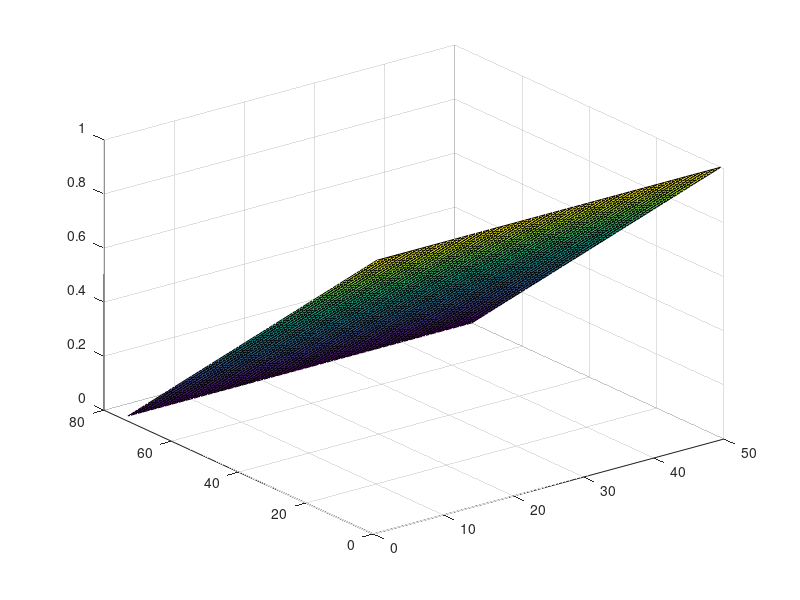

This figure's MATLAB source:
clearvars
clearvars -GLOBAL
close all 


global C

C.q_0 = 1.60217653e-19;             % electron charge
    C.hb = 1.054571596e-34;             % Dirac constant
    C.h = C.hb * 2 * pi;                % Planck constant
    C.m_0 = 9.10938215e-31;             % electron mass
    C.kb = 1.3806504e-23;               % Boltzmann constant
    C.eps_0 = 8.854187817e-12;          % vacuum permittivity
    C.mu_0 = 1.2566370614e-6;           % vacuum permeability
    C.c = 299792458;                    % speed of light
    C.g = 9.80665;
    
    
L = 75;
W = 50;

G = sparse(L*W,L*W);
R = zeros(L*W,1);

for i =1:1:L
    for j =1:1:W
        n = j+(i-1)*W;
        nxm = j+(i-2)*W;
        nxp = j+i*W;
        nyp = j+1+ (i-1)*W;
        nym = j-1+ (i-1)*W;
        
        if(i==1)
            G(n,:) = 0;
            G(n,n) = 1;
            R(n) = 1;
        elseif(i==L)
            G(n,:) = 0;
            G(n,n) = 1;
            R(n) = 0;
        elseif(j==1)
            G(n,:) = 0;
            G(n,n) = -3;
            G(n,nyp) = 1;
            G(n,nxp) = 1;
            G(n,nxm) = 1;
        elseif(j==W)
            G(n,:) = 0;
            G(n,n) = -3;
            G(n,nym) = 1;
            G(n,nxp) = 1;
            G(n,nxm) = 1;
        else          
            G(n,:)=0;
            G(n,nxm) = 1; 
            G(n,nxp) = 1;
            G(n,nym) = 1;
            G(n,nyp) = 1;
            G(n,n) = -4;
        end
    end
end

V = G\R;

%remap
K = zeros(L,W);
for i =1:1:L
    for j =1:1:W
        n=j+(i-1)*W;
        K(i,j) =V(n);
    end
end

x = linspace(0,L,L);
y = linspace(0,W,W);

figure(1);
surf(K);
